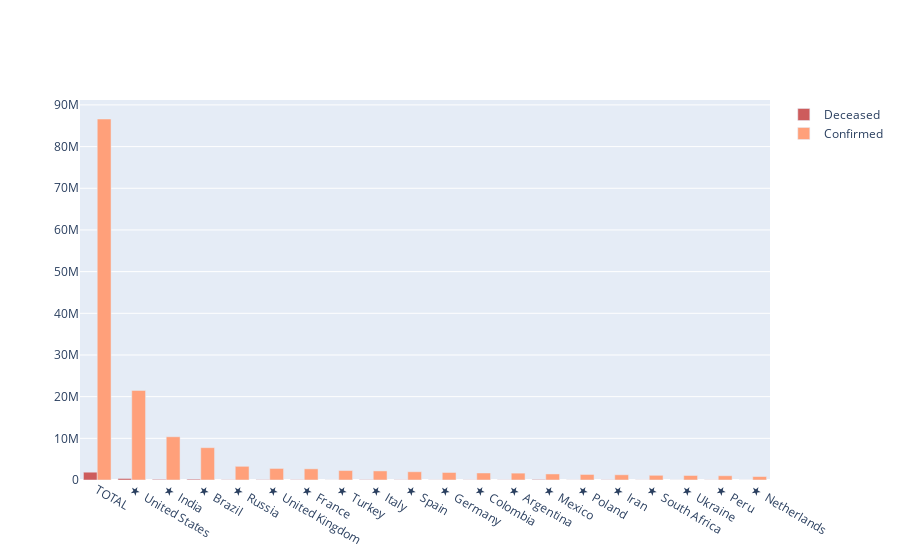

Notebook code for this chart:
### Markdown cell above
#### Lets visualize the death toll in relation to total confirmed case

### Code cell
# lets visualize the death toll based on total confirmed case

import plotly.graph_objects as go


# for grouped barplot using Deceased numbers per country and total number of cases per country.

fig = go.Figure(data = [
go.Bar(
    x = world_df['Name'],
    y = world_df["Deceased"].head(20),
    name = "Deceased",
    marker_color = "indianred"
),
go.Bar(
    x = world_df['Name'],
    y = world_df['Confirmed'].head(20),
    name = 'Confirmed',
    marker_color = "lightsalmon"
)
])

# Here we modify the tickangle of the xaxis, resulting in rotated labels.
fig.update_layout(barmode='group')
fig.show()

### Figure 1 — Plotly figure (JSON) as saved in the notebook; plotly's stock layout.template omitted (floating-point values rounded to 4 significant figures; data arrays with more than 128 entries replaced by an {"elided": "..."} marker saying what was removed)
{"data": [{"marker": {"color": "indianred"}, "name": "Deceased", "type": "bar", "x": {"elided": "220 str values"}, "y": [1871452, 364561, 150151, 196641, 59506, 76305, 66282, 21879, 76329, 51430, 36510, 44187, 43634, 127757, 29502, 55748, 30524, 19129, 37873, 11826]}, {"marker": {"color": "lightsalmon"}, "name": "Confirmed", "type": "bar", "x": {"elided": "220 str values"}, "y": [86624909, 21497301, 10375477, 7756861, 3284384, 2774479, 2680239, 2270101, 2181619, 1982544, 1804286, 1686131, 1648940, 1455219, 1330543, 1255620, 1127759, 1083585, 1021058, 834064]}], "layout": {"autosize": true, "barmode": "group", "xaxis": {"autorange": true, "range": [-0.5, 19.5], "type": "category"}, "yaxis": {"autorange": true, "range": [0, 91180000.0], "type": "linear"}}}
